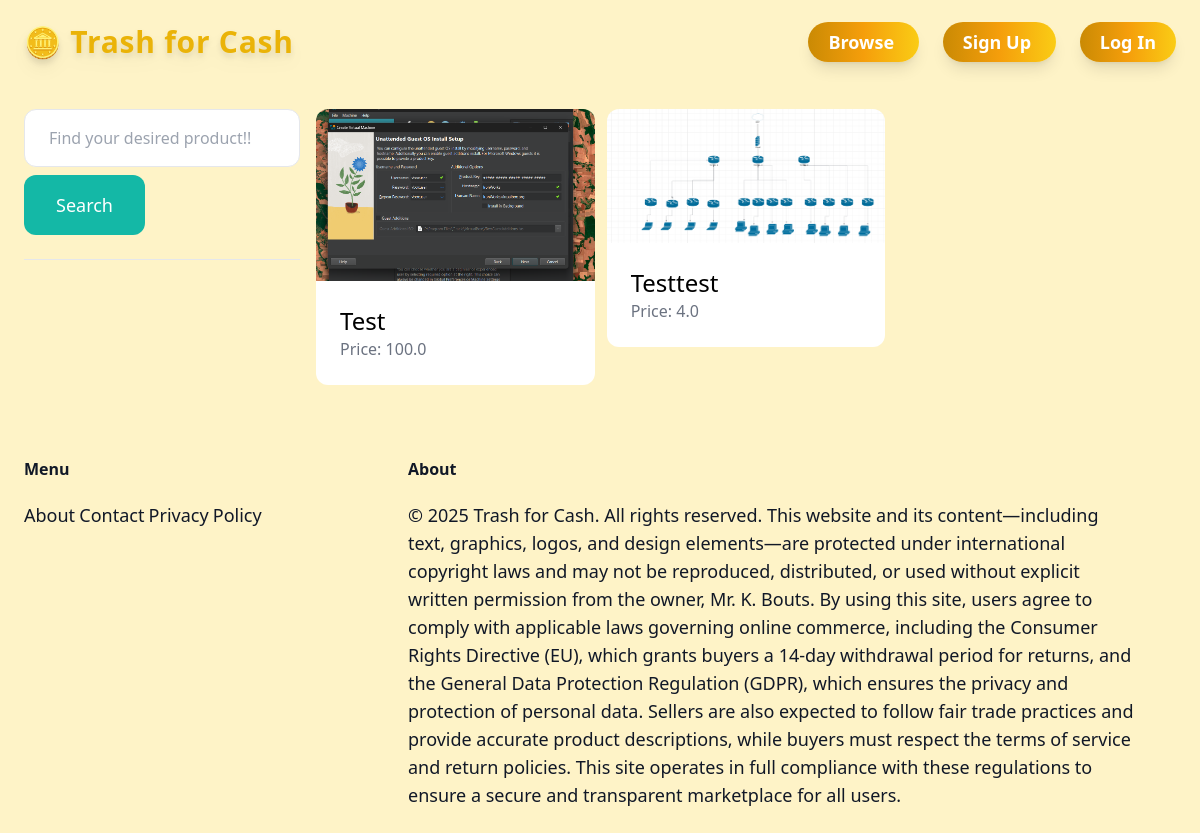
Before: /items/ with the older database file.
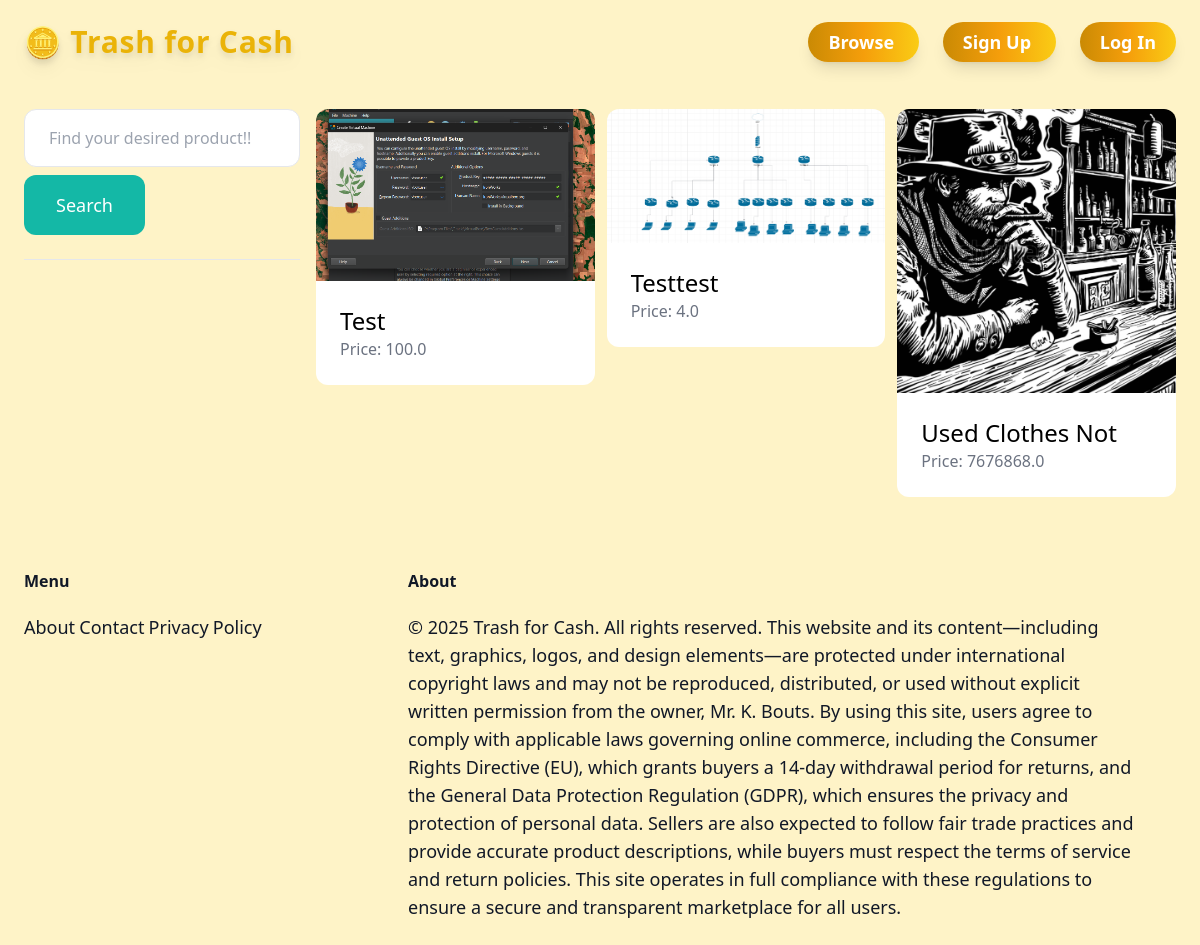
After: the same page with the newer database file.
### item/models.py (models this page shows, shortened)
class Item(models.Model):
     category= models.ForeignKey(Category, related_name='items', on_delete=models.CASCADE)
     name=models.CharField(max_length=255)
     description = models.TextField(blank=True, null=True)
     price = models.FloatField()
     image = models.ImageField(upload_to='item_images', blank=True, null=True)
     is_sold = models.BooleanField(default=False)
     created_at = models.DateTimeField(auto_now_add=True)
     created_by = models.ForeignKey(User, related_name='items', on_delete=models.CASCADE)

### item/views.py (the view)
# urls.py: path('', views.items, name='items'),
def items(request):
    querry = request.GET.get('querry', '')
    categories = Category.objects.all()
    items = Item.objects.filter(is_sold=False)
    if querry:
        items = items.filter(Q(name__icontains=querry) | Q(description__icontains=querry))
    return render(request, 'item/items.html', {
        'items':items,
    })

### item/templates/item/items.html (shortened to what this page needs)
{% extends 'core/base.html' %}
{% block content %}
    <div class="pb-6 grid grid-cols-4 gap-4">
        <div class="col-span-1">
            <form method="get" action="{% url 'item:items' %}">
                <input name="querry" class="w-full py-4 px-6 border rounded-xl" type="text" value="{{ querry }}" placeholder="Find your desired product!!">
                <button class="mt-2 py-4 px-8 text-lg bg-teal-500 text-white rounded-xl">Search</button>
            </form>
            <hr class="my-6">
        </div>
        <div class="col-span-3">
             <div class="grid grid-cols-3 gap-3">
                {% for item in items %}
                    <div>
                         <a href="{% url 'item:detail' item.id %}">
                            <div>
                                 <img src="{{ item.image.url }}" class="rounded-t-xl">
                            </div>
                              <div class="p-6 bg-white rounded-b-xl">
                                 <h2 class ="text-2xl">
                                      {{ item.name }}
                                    </h2>
                                     <p class="text-gray-500">
                                        Price: {{ item.price }}
                                     </p>
                                 </div>
                            </a>
                    </div>
                {% endfor %}
             </div>
        </div>
    </div>
{% endblock %}

Changed rows visible on the page:
added Item: image (picture), name "Used Clothes Not", price "7676868.0"
